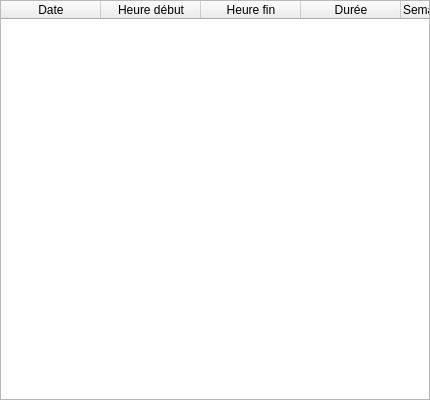
<?xml version="1.0" encoding="UTF-8"?>
<ui version="4.0">
 <class>C_Dlg_PlagesDispo</class>
 <widget class="QDialog" name="C_Dlg_PlagesDispo">
  <property name="geometry">
   <rect>
    <x>0</x>
    <y>0</y>
    <width>430</width>
    <height>400</height>
   </rect>
  </property>
  <property name="windowTitle">
   <string/>
  </property>
  <layout class="QGridLayout" name="gridLayout">
   <property name="margin">
    <number>0</number>
   </property>
   <property name="spacing">
    <number>0</number>
   </property>
   <item row="0" column="0">
    <widget class="QTreeWidget" name="TreeWidget_PlagesDispo">
     <property name="horizontalScrollBarPolicy">
      <enum>Qt::ScrollBarAlwaysOff</enum>
     </property>
     <property name="alternatingRowColors">
      <bool>true</bool>
     </property>
     <property name="indentation">
      <number>10</number>
     </property>
     <column>
      <property name="text">
       <string>Date</string>
      </property>
      <property name="textAlignment">
       <set>AlignHCenter|AlignVCenter|AlignCenter</set>
      </property>
     </column>
     <column>
      <property name="text">
       <string>Heure début</string>
      </property>
      <property name="textAlignment">
       <set>AlignHCenter|AlignVCenter|AlignCenter</set>
      </property>
     </column>
     <column>
      <property name="text">
       <string>Heure fin</string>
      </property>
      <property name="textAlignment">
       <set>AlignHCenter|AlignVCenter|AlignCenter</set>
      </property>
     </column>
     <column>
      <property name="text">
       <string>Durée</string>
      </property>
      <property name="textAlignment">
       <set>AlignHCenter|AlignVCenter|AlignCenter</set>
      </property>
     </column>
     <column>
      <property name="text">
       <string>Semaine</string>
      </property>
      <property name="textAlignment">
       <set>AlignLeft|AlignVCenter</set>
      </property>
     </column>
     <column>
      <property name="text">
       <string>DateCachée</string>
      </property>
     </column>
    </widget>
   </item>
  </layout>
 </widget>
 <resources/>
 <connections/>
</ui>
